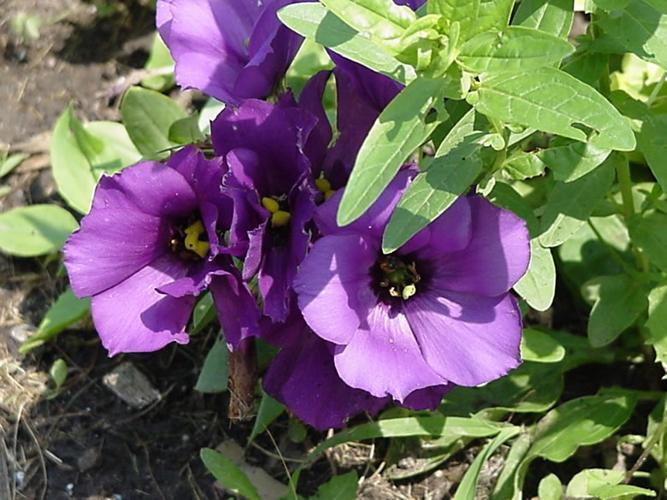
#> input picture project_02_-_flower_image_classifier/my_images/bolero_deep_blue.jpg, 667 x 500 px
$ python -i utility_fun.py   (imports and definitions only)
#> lines starting #> are read from the running program, lines starting #| are printed output that depends on the picture
# PROGRAMMER: Pascal Kolleth
# DATE CREATED: 01.01.2019
# PURPOSE: The script contains several functions that support <train.py> and <predict.py>
#          and are not directly related to the deep learning process. Particularly, the
#          functions support processing the inputs and outputs.

# Import all necessary python modules
import argparse
import json
import numpy as np
from PIL import Image

# [59 lines left out: functions parse_input_arguments, cat2name, not called in this run]

def process_image(image, scale_size=256, crop_size=224, normalize=True,
                  mean=[0.485, 0.456, 0.406], std=[0.229, 0.224, 0.225]):
    """
    DESCRIPTION: The function scales, crops, and normalizes a PIL image for a
    PyTorch model. The function returns a Numpy array that contains the image data
    INPUT: <image>: An image file (i.e. sample.jpg) to process
           <scale_size> (default=256): scale size of the image along the shorter edge
           <crop_size> (default=224): crop size in the image center
           <normalize> (default=True): Set to True will normalize the image
           <mean> (default=[0.485, 0.456, 0.406]): Mean used for normalization
           <std> (default=[0.229, 0.224, 0.225]): Standard deviation used for normalization
    OUTPUT: <np_img>: Numpy array that contains the image data
    """
#> called with image = 'my_images/bolero_deep_blue.jpg', scale_size = 256, crop_size = 224, normalize = True
    #01. Load image
    img = Image.open(image)
#> img is the input picture: PIL image 667x500 RGB; mean R, G, B 108.5, 103.1, 95.4

    #02. Resize image, keeping the aspect ratio
    width, height = img.size
#> width = 667; height = 500
    if width > height:
        img = img.resize((int(width * (crop_size / height)), crop_size))
#> img: PIL image 298x224 RGB
    else:
        img = img.resize((crop_size, int(height * (crop_size / width))))

    #03. Crop image in the center to the required size
    img = img.crop(((img.size[0] - crop_size)/2, (img.size[1] - crop_size)/2,
                    (img.size[0]+ crop_size)/2, (img.size[1] + crop_size)/2))
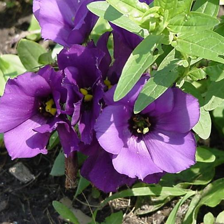
#> img: PIL image 224x224 RGB; mean R, G, B 110, 98.1, 101.8

    #04. Convert PIL image to Numpy array
    np_img = np.array(img)

    #05. Normalize the image
    if normalize:
        np_img = ((np_img/255) - mean) / std

    #06. Reorder dimensions as PyTorch expects the color channel to be the first
    #    dimension but it's the third dimension in the PIL image and Numpy array
    np_img = np_img.transpose(2, 0, 1)

    #07. Return the Numpy array image as the result
    return np_img

>>> result = process_image('my_images/bolero_deep_blue.jpg')

$ run again, on project_02_-_flower_image_classifier/my_images/grape_hyacint.jpg
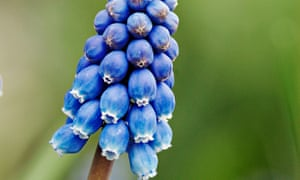
#> input picture project_02_-_flower_image_classifier/my_images/grape_hyacint.jpg, 300 x 180 px
#> in process_image, img is the input picture: PIL image 300x180 RGB; mean R, G, B 103.6, 128.9, 99.6
#> in process_image, `img = img.crop(((img.size[0] - crop_size)/2, (img.size[1] - crop_size)..`:
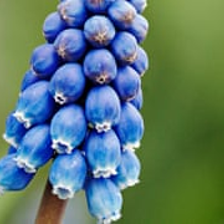
#> img: PIL image 224x224 RGB; mean R, G, B 93.4, 123.2, 116.5

$ run again, on project_02_-_flower_image_classifier/my_images/maiblume.jpg
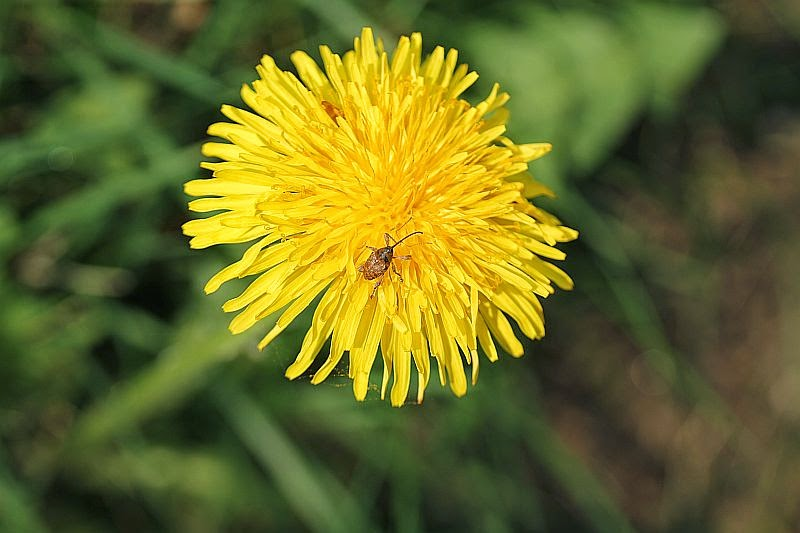
#> input picture project_02_-_flower_image_classifier/my_images/maiblume.jpg, 800 x 533 px
#> in process_image, img is the input picture: PIL image 800x533 RGB; mean R, G, B 101.9, 105.6, 38.7
#> in process_image, `img = img.crop(((img.size[0] - crop_size)/2, (img.size[1] - crop_size)..`:
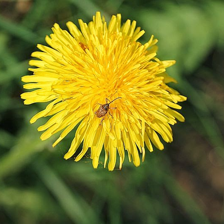
#> img: PIL image 224x224 RGB; mean R, G, B 119.6, 120.7, 37.2

$ run again, on project_02_-_flower_image_classifier/my_images/maigloeckli.jpg
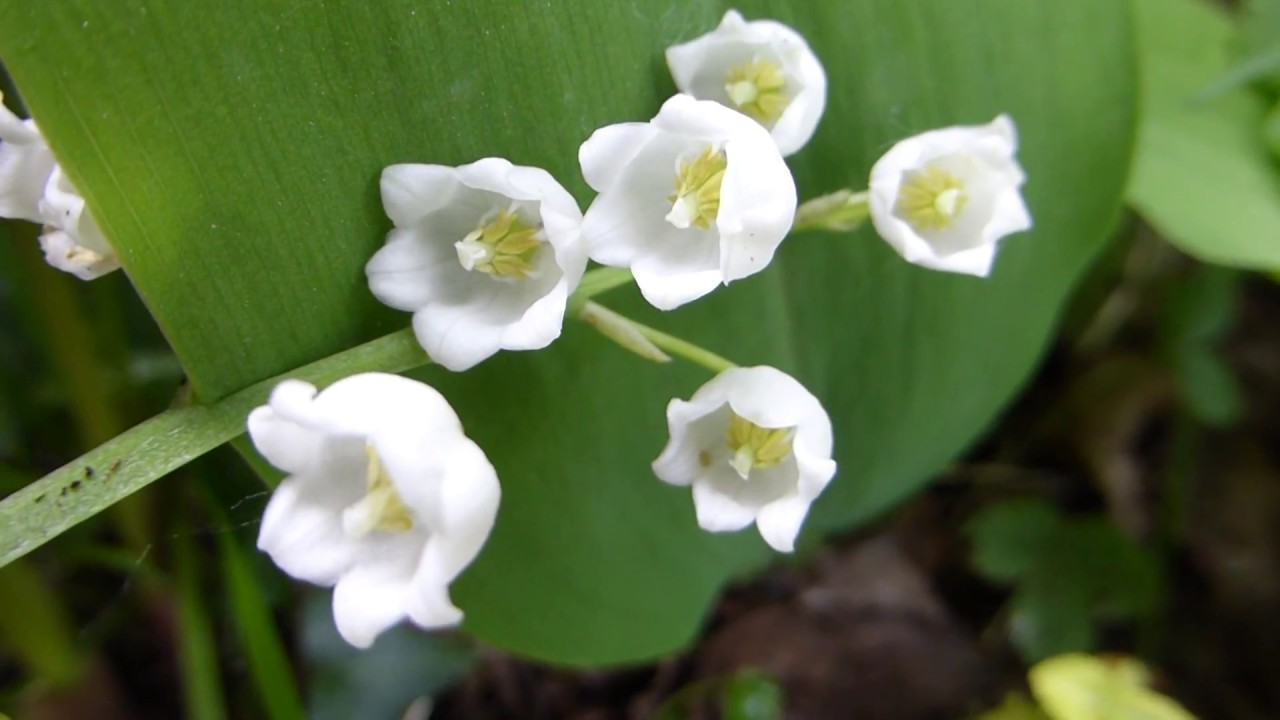
#> input picture project_02_-_flower_image_classifier/my_images/maigloeckli.jpg, 1280 x 720 px
#> in process_image, img is the input picture: PIL image 1280x720 RGB; mean R, G, B 92.5, 110.3, 69.6
#> in process_image, `img = img.crop(((img.size[0] - crop_size)/2, (img.size[1] - crop_size)..`:
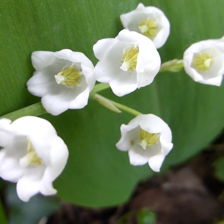
#> img: PIL image 224x224 RGB; mean R, G, B 111.8, 129.4, 94.8
#> in process_image, `np_img = ((np_img/255) - mean) / std`:
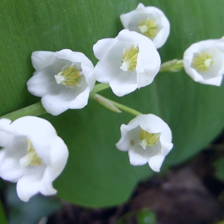
#> np_img: shape (224, 224, 3) float64; mean R, G, B -0.203, 0.229, -0.152; drawn with min black and max white
